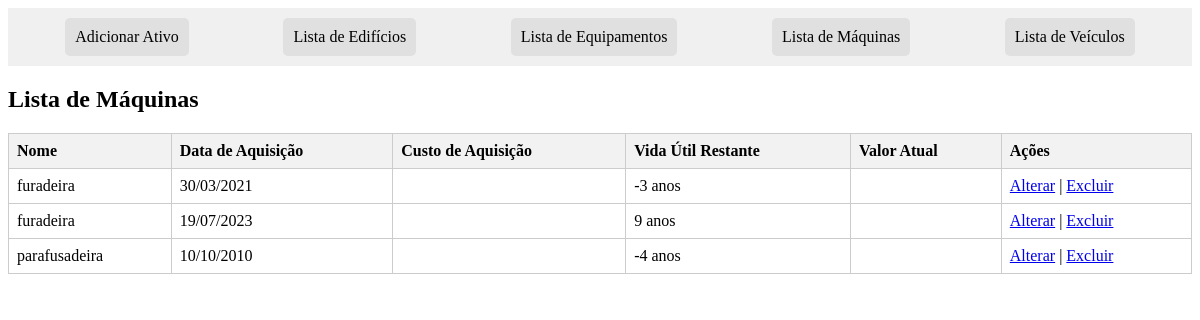
Page /maquinas/ on the earlier database version.
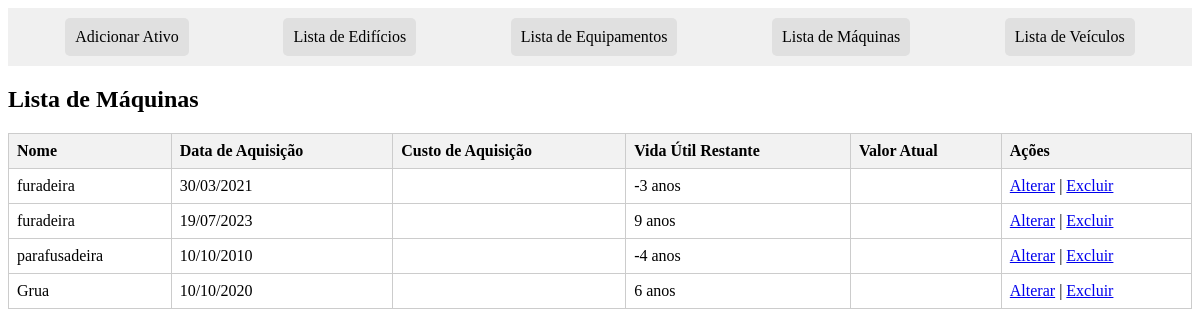
Same page on the later database version.
### meu_app/models.py (models this page shows, shortened)
class Ativo(models.Model):
    codigo = models.IntegerField(default=0)
    nome = models.CharField(max_length=100)
    tipo = models.CharField(max_length=100)
    loc = models.CharField(max_length=100, default="Não especificado")
    custo_aquisicao = models.FloatField()
    depreciacao_anual = models.FloatField()  # Será definido nas subclasses
    expectativa_vida_util = models.IntegerField()  # Será definido nas subclasses
    data_aquisicao = models.DateField()
    class Meta:
        abstract = True
    def calcular_valor_atual(self):
        anos_uso = datetime.now().year - self.data_aquisicao.year
        valor_atual = self.custo_aquisicao * ((1 - self.depreciacao_anual / 100) ** anos_uso)
        return format_currency(valor_atual, 'BRL', locale='pt_BR', currency_digits=True, format_type='standard')
    def calcular_vida_util_restante(self):
        ano_atual = datetime.now().year
        anos_uso = ano_atual - self.data_aquisicao.year
        vida_util_restante = self.expectativa_vida_util - anos_uso
        return vida_util_restante
    def custo_aquisicao_formatado(self):
        return format_currency(self.custo_aquisicao, 'BRL', locale='pt_BR', currency_digits=True, format_type='standard')

class Maquina(Ativo):
    depreciacao_anual = models.FloatField(default=15.0)
    expectativa_vida_util = models.IntegerField(default=10)

### meu_app/views.py (the view)
# urls.py: path('maquinas/', MaquinaListView.as_view(), name='maquina-list'),
class MaquinaListView(ListView):
    model = Maquina
    template_name = 'MaquinaListView.html'
    context_object_name = 'Maquina_list'

### meu_app/templates/MaquinaListView.html (shortened to what this page needs)
{% extends 'Template_base.html' %}
{% block content %}
<h2>Lista de Máquinas</h2>
{% if not Maquina_list %}
	<p>Nenhuma máquina encontrada.</p>
{% else %}
	<table>
		<thead>
			<tr>
				<th>Nome</th>
				<th>Data de Aquisição</th>
				<th>Custo de Aquisição</th>
				<th>Vida Útil Restante</th>
				<th>Valor Atual</th>
				<th>Ações</th>
			</tr>
		</thead>
		<tbody>
			{% for maquina in Maquina_list %}
			<tr>
				<td>{{ maquina.nome }}</td>
				<td>{{ maquina.data_aquisicao|date:"d/m/Y" }}</td>
				<td>{{ maquina.custo_aquisicao_formatado }}</td>
				<td>{{ maquina.calcular_vida_util_restante }} anos</td>
				<td>{{ maquina.calcular_valor_atual }}</td>
				<td>
                    <a href="{% url 'maquina-update' maquina.pk %}">Alterar</a> |
                    <a href="{% url 'maquina-delete' maquina.pk %}" onclick="return confirm('Tem certeza que deseja excluir esta maquina?');">Excluir</a>
				</td>
			</tr>
			{% endfor %}
		</tbody>
	</table>
{% endif %}
{% endblock %}

Differences in the rows shown:
added Maquina: nome "Grua", data_aquisicao "10/10/2020", calcular_vida_util_restante "6"
